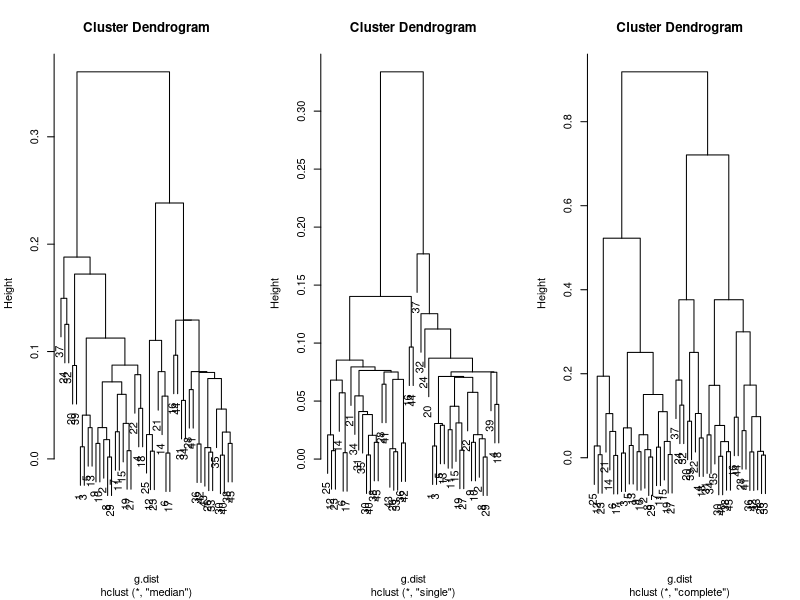
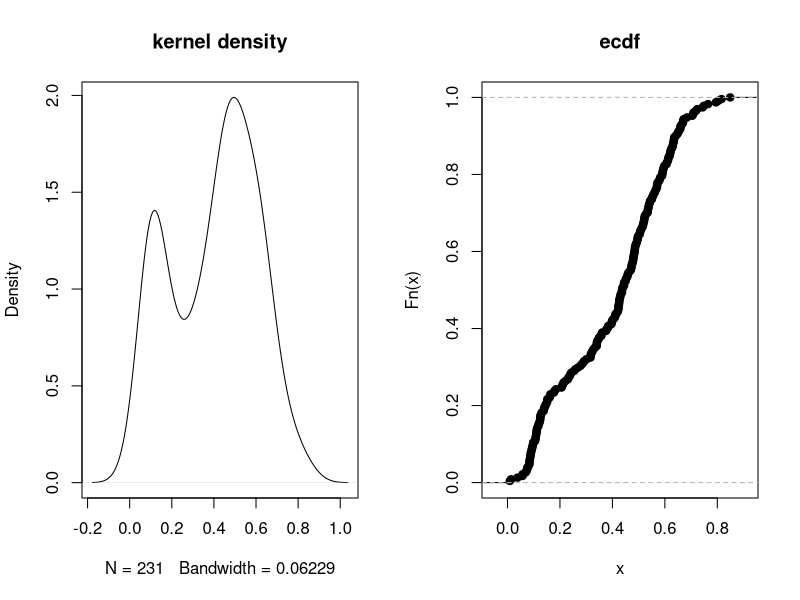

Recreate these plots in R, in order.
## Clustering mixed (continuous and categorical) data demo with my own notes added
## from https://stats.stackexchange.com/a/164694
## September 2022

library(cluster)
library(fpc)

set.seed(3296)
n <- 15
## Continuous data
cont <-  c(rnorm(n, mean=0, sd=1),
           rnorm(n, mean=1, sd=1),
           rnorm(n, mean=2, sd=1) )
## Binary data
bin    <- c(rbinom(n, size=1, prob=.2),
           rbinom(n, size=1, prob=.5),
           rbinom(n, size=1, prob=.8) )
## Ordinal data
ord    <- c(rbinom(n, size=5, prob=.2),
           rbinom(n, size=5, prob=.5),
           rbinom(n, size=5, prob=.8) )
## Combined...
data <- data.frame(cont=cont, bin=bin, ord=factor(ord, ordered=TRUE))

## The Gower's similarity coefficient is a composite measure which takes quantitative,
## binary, and nominal data and computes similarity/distance between individual observations
## with each variable and then averages across each variable.
## So essentially you're computing a distance matrix for the rows in the dataset for each
## variable in turn using a type of distance which is appropriate for variables of that type.
## The final distance is the (possibly weighted) average of distances for each variable.
## "For mixed data, Gower's distance is largely the only game in town"

## Return distance matrix using Gower's distance:
g.dist <- daisy(data, metric="gower", type=list(symm=2))

## PAM: Partition Around Medoids, a.k.a. K-Medoids clustering (analogous to K-means for
## binary data)
pc = pamk(g.dist, krange=1:5, criterion="asw")
pc$pamobject # So 2 clusters for this data, medoids around rows 29 and 33

## Compare these results to the results of hierarchichal clustering:
hc.median <- hclust(g.dist, method="median")
hc.single <- hclust(g.dist, method="single")
hc.complete <- hclust(g.dist, method="complete")
## Plot output of hierarchical clustering, note where 29 and 33 show up in these 
## You identify the number of clusters by cutting across the dendrogram at a certain level
## and observing the number of branches. Example from the famous iris dataset illustrates: 
## https://en.wikipedia.org/wiki/Hierarchical_clustering#/media/File:Iris_dendrogram.png
layout(matrix(1:3, nrow=1))
plot(hc.median) # 2 clusters, possibly 3
plot(hc.single) # 2 clusters
plot(hc.complete) # 3 clusters, possibly 4

## DBSCAN method: Density-based Spatial Clustering of Applications with Noise
## Given a set of points in some space, groups together points that are closely packed
## together / have many neighbours, marking as outliers points which lie alone in low-
## density regions. "DBSCAN is one of the most common clustering algorithms and one of the
## most cited in scientific literature" (https://en.wikipedia.org/wiki/DBSCAN)\

## DBSCAN requires specification of two parameters: eps or reachability distance (how close
## two observations have to be to be linked together) and minPts (the minimum number of points
## that need to be linked for you to consider them a cluster
## Bear in mind that it's probably wise for this linguistics data not to use methods which
## require too many assumptions when using unsupervised learning techniques like clustering,
## I don't want to be just telling the algorithm to produce the results I want to see...

## Approach to choosing params: 
## For minPts, use one more than number of dimensions in the data although
## having a number that's too small isn't recommended
## For eps, see what percentage of the distances are less than a given value by examining
## the distribution of the distances:
layout(matrix(1:2, nrow=1))
plot(density(na.omit(g.dist[upper.tri(g.dist)])), main="kernel density") 
plot(ecdf(g.dist[upper.tri(g.dist)]), main="ecdf")
## ⮑ 2 peaks, "nearer" and "further away".  0.3 is the trough between the peaks, seems to be
## the cleanest division
dbc3 = dbscan(g.dist, eps=.3, MinPts=5, method="dist");  dbc3
